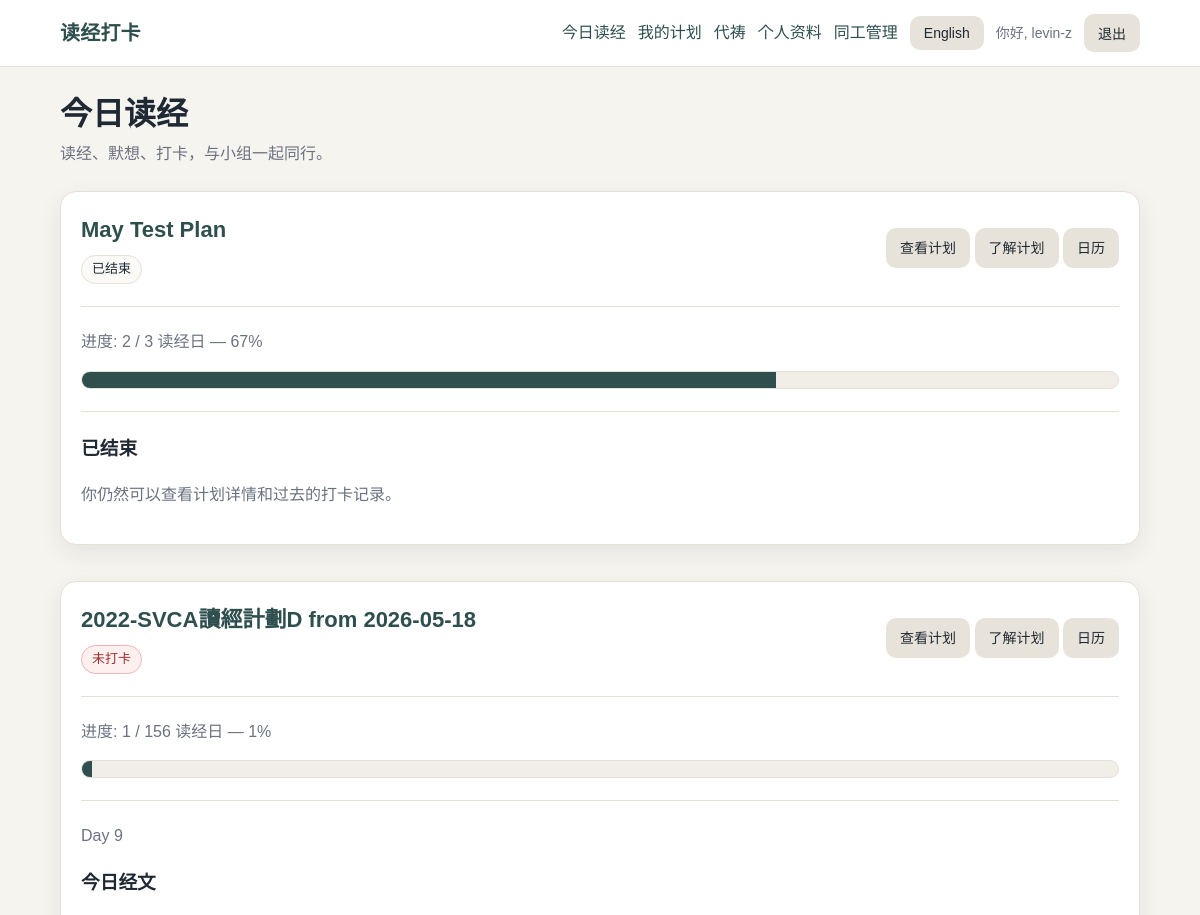
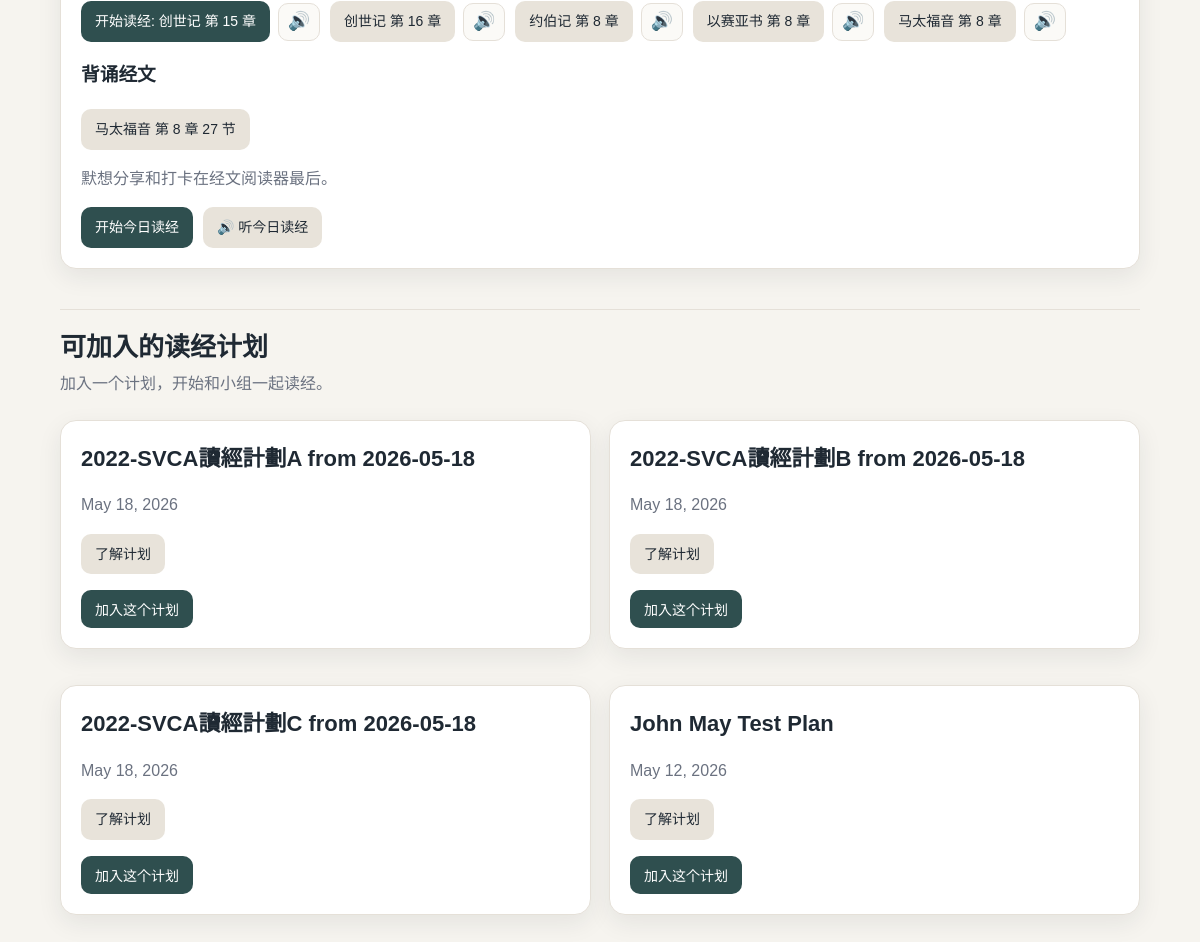
The app's page / (signed in) with its own data (2 pictures, top to bottom).
### accounts/models.py (models this page shows, shortened)
class Profile(models.Model):
    LANGUAGE_CHOICES = [
        ("zh", "中文"),
        ("en", "English"),
    ]
    user = models.OneToOneField(
        settings.AUTH_USER_MODEL,
        on_delete=models.CASCADE,
        related_name="profile",
    )
    small_group = models.ForeignKey(
        SmallGroup,
        on_delete=models.SET_NULL,
        null=True,
        blank=True,
        related_name="members",
    )
    preferred_language = models.CharField(
        max_length=2,
        choices=LANGUAGE_CHOICES,
        default="zh",
    )
    must_change_password = models.BooleanField(default=False)

### reading/models.py (models this page shows, shortened)
class ActivePlan(models.Model):
    plan = models.ForeignKey(ReadingPlan, on_delete=models.PROTECT, related_name="active_runs")
    start_date = models.DateField()
    title = models.CharField(max_length=150, blank=True)
    class Meta:
        ordering = ["-start_date"]
    def current_day_number(self):
        delta = timezone.localdate() - self.start_date
        return delta.days + 1

class ReadingPlanDay(models.Model):
    plan = models.ForeignKey(ReadingPlan, on_delete=models.CASCADE, related_name="days")
    day_number = models.PositiveIntegerField()
    reading_text = models.TextField()
    memory_verse = models.CharField(max_length=120, blank=True)
    class Meta:
        unique_together = [("plan", "day_number")]
        ordering = ["plan", "day_number"]

### reading/views.py (the view)
# urls.py: path("", views.home, name="home"),
@login_required
def home(request):
    enrollments = (
        PlanEnrollment.objects.filter(user=request.user)
        .select_related("active_plan", "active_plan__plan")
        .order_by("-joined_at")
    )
    joined_active_plan_ids = enrollments.values_list("active_plan_id", flat=True)
    active_plans = (
        ActivePlan.objects.select_related("plan")
        .filter(plan__is_active=True)
        .exclude(id__in=joined_active_plan_ids)
        .order_by("-start_date")
    )
    today_items = []
    for enrollment in enrollments:
        active_plan = enrollment.active_plan
        current_day_number = active_plan.current_day_number()
        plan_days = list(
            ReadingPlanDay.objects.filter(plan=active_plan.plan).order_by("day_number")
        )
        total_reading_days = len(plan_days)
        max_day_number = max([day.day_number for day in plan_days], default=0)
        checked_days = CheckIn.objects.filter(
            user=request.user,
            active_plan=active_plan,
        ).count()
        progress_percent = (
            round((checked_days / total_reading_days) * 100)
            if total_reading_days
            else 0
        )
        plan_day = None
        passages = []
        memory_passages = []
        is_checked = False
        is_not_started = current_day_number < 1
        is_ended = bool(max_day_number and current_day_number > max_day_number)
        is_rest_day = False
        is_reading_day = False
        if not is_not_started and not is_ended:
            plan_day = next(
                (day for day in plan_days if day.day_number == current_day_number),
                None,
            )
            if plan_day:
                is_reading_day = True
                passages = get_reading_passages(plan_day)
                memory_passages = get_memory_passages(plan_day) if plan_day.memory_verse else []
                is_checked = CheckIn.objects.filter(
                    user=request.user,
                    active_plan=active_plan,
                    plan_day=plan_day,
                ).exists()
            else:
                is_rest_day = True
        today_items.append(
            {
                "active_plan": active_plan,
                "current_day_number": current_day_number,
                "max_day_number": max_day_number,
                "plan_day": plan_day,
                "passages": passages,
                "memory_passages": memory_passages,
                "is_checked": is_checked,
                "is_not_started": is_not_started,
                "is_ended": is_ended,
                "is_rest_day": is_rest_day,
                "is_reading_day": is_reading_day,
                "checked_days": checked_days,
                "total_reading_days": total_reading_days,
                "progress_percent": progress_percent,
            }
        )
    return render(
        request,
        "reading/home.html",
        {
            "active_plans": active_plans,
            "today_items": today_items,
        },
    )

### templates/reading/home.html (shortened to what this page needs)
{% extends "base.html" %}
{% load reading_extras %}
{% block content %}
<div class="page-header">
    <h1 class="page-title">{{ ui.today }}</h1>
    <p class="page-subtitle">{{ ui.today_subtitle }}</p>
</div>
{% if today_items %}
<div class="grid">
    {% for item in today_items %}
    <div class="card">
        <div class="actions" style="justify-content: space-between;">
            <div>
                <h2 class="card-title">
                    <a href="{% url 'active_plan_detail' item.active_plan.id %}">
                        {{ item.active_plan|active_plan_name:language }}
                    </a>
                </h2>
                {% if item.is_not_started %}
                <span class="status status-warning">{{ ui.not_started }}</span>
                {% elif item.is_ended %}
                <span class="status">{{ ui.ended }}</span>
                {% elif item.is_rest_day %}
                <span class="status status-warning">{{ ui.rest_day }}</span>
                {% elif item.is_checked %}
                <span class="status status-good">{{ ui.checked_in }}</span>
                {% else %}
                <span class="status status-danger">{{ ui.not_checked_in }}</span>
                {% endif %}
            </div>
            <div>
                <a class="button button-secondary" href="{% url 'active_plan_detail' item.active_plan.id %}">
                    {{ ui.view_plan }}
                </a>
                <a class="button button-secondary" href="{% url 'active_plan_intro' item.active_plan.id %}">
                    {% if language == "zh" %}了解计划{% else %}Learn More{% endif %}
                </a>
                <a class="button button-secondary"
                   href="{% url 'active_plan_calendar' item.active_plan.id %}">
                    {% if language == "zh" %}日历{% else %}Calendar{% endif %}
                </a>
            </div>
        </div>
        <hr class="divider">
        <p class="muted">
            {{ ui.progress }}:
            {{ item.checked_days }} / {{ item.total_reading_days }} {{ ui.reading_days }}
            — {{ item.progress_percent }}%
        </p>
        <div class="progress-bar">
            <div class="progress-bar-fill" style="width: {{ item.progress_percent }}%;"></div>
        </div>
        <hr class="divider">
        {% if item.is_not_started %}
        <h3>{{ ui.not_started }}</h3>
        <p class="muted">{{ item.active_plan.start_date }}</p>
        {% elif item.is_ended %}
        <h3>{{ ui.ended }}</h3>
        <p class="muted">
            {% if language == "zh" %}
            你仍然可以查看计划详情和过去的打卡记录。
            {% else %}
            You can still review the plan details and previous check-ins.
            {% endif %}
        </p>
        {% elif item.is_reading_day %}
        <p class="muted">Day {{ item.plan_day.day_number }}</p>
        <h3>{{ ui.today_reading }}</h3>
        {% if item.passages %}
        <div class="passage-list">
            {% for passage in item.passages %}
            <div class="passage-action-row">
                <a class="button {% if forloop.first %}{% else %}button-secondary{% endif %}"
                   href="{% url 'passage_reader' item.active_plan.id item.plan_day.id forloop.counter0 %}?lang={{ language }}">
                    {% if forloop.first %}
                    {{ ui.start_reading }}: {{ passage|passage_display:language }}
                    {% else %}
                    {{ passage|passage_display:language }}
                    {% endif %}
                </a>
                <a class="audio-icon-button"
                   href="{% url 'audio_reader' item.active_plan.id item.plan_day.id forloop.counter0 %}?lang={{ language }}"
                   title="{% if language == 'zh' %}听音频{% else %}Listen{% endif %}"
                   aria-label="{% if language == 'zh' %}听音频{% else %}Listen{% endif %}: {{ passage|passage_display:language }}">
                    🔊
                </a>
            </div>
            {% endfor %}
        </div>
        {% else %}
        <p>{{ item.plan_day.reading_text|linebreaksbr }}</p>
        <p class="muted">{{ ui.no_scripture_links }}</p>
        {% endif %}
        {% if item.plan_day.memory_verse %}
        <h3>{{ ui.memory_verse }}</h3>
        {% if item.memory_passages %}
        <div class="passage-list">
            {% for passage in item.memory_passages %}
            <a class="button button-secondary"
               href="{% url 'memory_verse_reader' item.active_plan.id item.plan_day.id forloop.counter0 %}?lang={{ language }}">
                {{ passage|passage_display:language }}
            </a>
            {% endfor %}
        </div>
        {% else %}
        <p>{{ item.plan_day.memory_verse }}</p>
        <p class="muted">{{ ui.no_memory_link }}</p>
        {% endif %}
        {% endif %}
        {% if item.is_checked %}
        <p><span class="status status-good">{{ ui.checked_in }}</span></p>
        {% else %}
        <p class="muted">{{ ui.reflection_checkin_note }}</p>
        {% if item.passages %}
        <div class="actions">
            <a class="button"
               href="{% url 'passage_reader' item.active_plan.id item.plan_day.id 0 %}?lang={{ language }}">
                {{ ui.start_today_reading }}
            </a>
            <a class="button button-secondary"
               href="{% url 'audio_reader' item.active_plan.id item.plan_day.id 0 %}?lang={{ language }}">
                🔊 {% if language == "zh" %}听今日读经{% else %}Listen to Today’s Reading{% endif %}
            </a>
        </div>
        {% else %}
        <form method="post" action="{% url 'check_in' item.active_plan.id item.plan_day.id %}">
            {% csrf_token %}
            <input type="hidden" name="next" value="{{ request.get_full_path }}">
            <button type="submit">{{ ui.finished_reading_button }}</button>
        </form>
        {% endif %}
        {% endif %}
        {% endif %}
    </div>
    {% endfor %}
</div>
{% else %}
<div class="card">
    <h2>{{ ui.no_reading_plan_yet }}</h2>
    <p class="muted">{{ ui.join_plan_to_start }}</p>
</div>
{% endif %}
<hr class="divider">
<div class="page-header">
    <h2 class="page-title" style="font-size: 26px;">{{ ui.available_plans }}</h2>
    <p class="page-subtitle">{{ ui.available_plans_subtitle }}</p>
</div>
{% if active_plans %}
<div class="grid grid-2">
    {% for active_plan in active_plans %}
    <div class="card">
        <h3 class="card-title">{{ active_plan|active_plan_name:language }}</h3>
        <p class="muted">{{ active_plan.start_date }}</p>
        <p>
            <a class="button button-secondary" href="{% url 'active_plan_intro' active_plan.id %}">
                {% if language == "zh" %}了解计划{% else %}Learn More{% endif %}
            </a>
        </p>
        <form method="post" action="{% url 'join_active_plan' active_plan.id %}">
            <button type="submit">{{ ui.join_this_plan }}</button>
        </form>
    </div>
    {% endfor %}
</div>
{% else %}
<div class="card">
    <p class="muted">{{ ui.no_available_plans }}</p>
</div>
{% endif %}
{% endblock %}

### templates/base.html (shortened to what this page needs)
{% load static %}
<!doctype html>
<html lang="en">
<head>
    <link rel="stylesheet" href="{% static 'css/app.css' %}">
</head>
<body>
    <header class="site-header">
        <div class="site-header-inner">
            <a class="brand" href="{% url 'home' %}">{{ ui.site_title }}</a>
            <nav class="nav">
                {% if user.is_authenticated %}
                <a href="{% url 'home' %}">{{ ui.today }}</a>
                <a href="{% url 'my_plans' %}">{{ ui.my_plans }}</a>
                <a href="{% url 'prayer_list' %}">
                    {% if language == "zh" %}代祷{% else %}Prayer{% endif %}
                </a>
                <a href="{% url 'profile' %}">{{ ui.profile }}</a>
                {% if user.is_staff %}
                <details class="nav-staff-menu">
                    <summary>
                        {% if language == "zh" %}同工管理{% else %}Staff{% endif %}
                    </summary>
                </details>
                {% endif %}
                <form method="post" action="{% url 'change_language' %}" class="inline-form">
                    <button type="submit" class="button-secondary">
                        {{ other_language_label }}
                    </button>
                </form>
                <span class="nav-user">{{ ui.hi }}, {{ user.username }}</span>
                <form method="post" action="{% url 'logout' %}" class="inline-form">
                    <button type="submit" class="button-secondary">{{ ui.logout }}</button>
                </form>
                {% endif %}
            </nav>
        </div>
    </header>
    <main class="container">
        {% block content %}{% endblock %}
    </main>
</body>
</html>

### records on screen
Profile: active_plan|active_plan_name "May Test Plan" "2022-SVCA讀經計劃D from 2026-05-18", passages "创世记 第 15 章", passages "创世记 第 16 章" "约伯记 第 8 章" "以赛亚书 第 8 章" "马太福音 第 8 章", memory_passages "马太福音 第 8 章 27 节"
ReadingPlanDay: plan_day.day_number "9"
ActivePlan: title.preferred_language "2022-SVCA讀經計劃A from 2026-05-18", start_date "May 18, 2026", join_this_plan "加入这个计划"
ActivePlan: title.preferred_language "2022-SVCA讀經計劃B from 2026-05-18", start_date "May 18, 2026", join_this_plan "加入这个计划"
ActivePlan: title.preferred_language "2022-SVCA讀經計劃C from 2026-05-18", start_date "May 18, 2026", join_this_plan "加入这个计划"
ActivePlan: title.preferred_language "John May Test Plan", start_date "May 12, 2026", join_this_plan "加入这个计划"

### other values on screen
{{ ui.site_title }} "读经打卡"
{{ ui.today }} "今日读经"
{{ ui.my_plans }} "我的计划"
{{ ui.profile }} "个人资料"
{{ other_language_label }} "English"
{{ ui.hi }} "你好"
{{ user.username }} "levin-z"
{{ ui.logout }} "退出"
{{ ui.today_subtitle }} "读经、默想、打卡，与小组一起同行。"
{{ ui.ended }} "已结束"
{{ ui.view_plan }} "查看计划" "查看计划"
{{ ui.progress }} "进度" "进度"
{{ item.checked_days }} "2" "1"
{{ item.total_reading_days }} "3" "156"
{{ ui.reading_days }} "读经日" "读经日"
